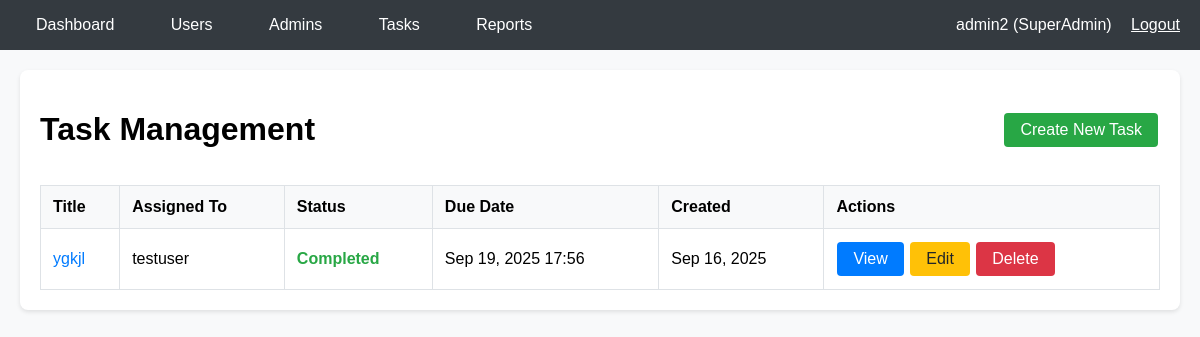
/panel/tasks/ (signed in), run on the app's committed database.
### users/models.py (models this page shows, shortened)
class Users(AbstractUser):
    ROLE_CHOICES = [
        ('user', 'User'),
        ('admin', 'Admin'),
    ]
    email = models.EmailField(unique=True)
    role = models.CharField(max_length=20, choices=ROLE_CHOICES, default='user')
    admin = models.ForeignKey('self', on_delete=models.SET_NULL, null=True, blank=True, related_name='managed_users')

### tasks/models.py (models this page shows, shortened)
class Task(models.Model):
    STATUS_CHOICES = [
        ('pending', 'Pending'),
        ('in_progress', 'In Progress'),
        ('completed', 'Completed'),
    ]
    title = models.CharField(max_length=255)
    description = models.TextField()
    assigned_to = models.ForeignKey(settings.AUTH_USER_MODEL, on_delete=models.CASCADE, related_name='assigned_tasks')
    due_date = models.DateTimeField(null=True, blank=True)
    status = models.CharField(max_length=20, choices=STATUS_CHOICES, default='pending')
    completion_report = models.TextField(blank=True, null=True)
    created_at = models.DateTimeField(auto_now_add=True)
    updated_at = models.DateTimeField(auto_now=True)
    worked_hours = models.DecimalField(max_digits=5, decimal_places=2, default=0)

### tasks/admin_views.py (the view)
# urls.py: path('tasks/', admin_views.manage_tasks, name='tasks_list'),
@login_required
def manage_tasks(request):
    if not (request.user.is_superuser or getattr(request.user, 'role', None) == 'admin'):
        return redirect('login')
    if request.user.is_superuser:
        tasks = Task.objects.all()
    elif getattr(request.user, 'role', None) == 'admin':
        tasks = Task.objects.filter(assigned_to__admin=request.user)
    else:
        tasks = Task.objects.none()
    return render(request, 'admin/tasks_list.html', {'tasks': tasks})

### task_manager/templates/admin/tasks_list.html
{% extends 'base.html' %}
{% block content %}
<div class="card">
    <div style="display: flex; justify-content: space-between; align-items: center;">
        <h1>Task Management</h1>
        <a href="{% url 'create_task' %}" class="btn btn-success">Create New Task</a>
    </div>
    <table>
        <thead>
            <tr>
                <th>Title</th>
                <th>Assigned To</th>
                <th>Status</th>
                <th>Due Date</th>
                <th>Created</th>
                <th>Actions</th>
            </tr>
        </thead>
        <tbody>
            {% for task in tasks %}
            <tr>
                <td>
                    <a href="{% url 'task_detail' task.id %}" style="text-decoration: none; color: #007bff;">
                        {{ task.title }}
                    </a>
                </td>
                <td>{{ task.assigned_to.username }}</td>
                <td>
                    {% if task.status == 'pending' %}
                        <span style="color: #ffc107; font-weight: bold;">{{ task.get_status_display }}</span>
                    {% elif task.status == 'in_progress' %}
                        <span style="color: #007bff; font-weight: bold;">{{ task.get_status_display }}</span>
                    {% elif task.status == 'completed' %}
                        <span style="color: #28a745; font-weight: bold;">{{ task.get_status_display }}</span>
                    {% endif %}
                </td>
                <td>
                    {% if task.due_date %}
                        {{ task.due_date|date:"M d, Y H:i" }}
                    {% else %}
                        <span style="color: #6c757d;">No due date</span>
                    {% endif %}
                </td>
                <td>{{ task.created_at|date:"M d, Y" }}</td>
                <td>
                    <a href="{% url 'task_detail' task.id %}" class="btn btn-info" style="margin: 1px;">View</a>
                    {% if user.is_superuser or user.role == 'admin' %}
                        <a href="{% url 'edit_task' task.id %}" class="btn btn-warning" style="margin: 1px;">Edit</a>
                    {% endif %}
                    {% if user.is_superuser %}
                        <a href="{% url 'delete_task' task.id %}" class="btn btn-danger" style="margin: 1px;" onclick="return confirm('Are you sure you want to delete this task?')">Delete</a>
                    {% endif %}
                </td>
            </tr>
            {% empty %}
            <tr>
                <td colspan="6" style="text-align: center; color: #6c757d;">No tasks found</td>
            </tr>
            {% endfor %}
        </tbody>
    </table>
</div>
{% endblock %}

### task_manager/templates/base.html (shortened to what this page needs)
<!DOCTYPE html>
<html>
<head>
</head>
<body>
    <div class="header">
        <div class="container">
            <div class="nav">
                <div class="nav-links">
                    <a href="{% url 'dashboard' %}">Dashboard</a>
                    {% if user.is_superuser %}
                        <a href="{% url 'users_list' %}">Users</a>
                        <a href="{% url 'admins_list' %}">Admins</a>
                    {% endif %}
                    {% if user.is_superuser or user.role == 'admin' %}
                        <a href="{% url 'tasks_list' %}">Tasks</a>
                        <a href="{% url 'reports_list' %}">Reports</a>
                    {% endif %}
                </div>
                <div>
                    <span>{{ user.username }} ({% if user.is_superuser %}SuperAdmin{% else %}{{ user.get_role_display }}{% endif %})</span>
                    <a href="{% url 'logout' %}" style="color: white; margin-left: 15px;">Logout</a>
                </div>
            </div>
        </div>
    </div>
    <div class="container">
        <div class="content">
            {% block content %}{% endblock %}
        </div>
    </div>
</body>
</html>

### task_manager/templates/base.html (style rules this page uses)
body { font-family: Arial, sans-serif; margin: 0; padding: 0; background: #f8f9fa; }
.header { background: #343a40; color: white; padding: 1rem 0; }
.container { max-width: 1200px; margin: 0 auto; padding: 0 20px; }
.nav { display: flex; justify-content: space-between; align-items: center; }
.nav-links a { color: white; text-decoration: none; margin-right: 20px; padding: 8px 16px; border-radius: 4px; }
.content { padding: 20px 0; }
.card { background: white; padding: 20px; border-radius: 8px; box-shadow: 0 2px 4px rgba(0,0,0,0.1); margin-bottom: 20px; }
table { width: 100%; border-collapse: collapse; margin-top: 15px; }
th, td { border: 1px solid #dee2e6; padding: 12px; text-align: left; }
th { background: #f8f9fa; font-weight: bold; }
.btn { padding: 8px 16px; background: #007bff; color: white; text-decoration: none; border-radius: 4px; display: inline-block; margin: 2px; border: none; cursor: pointer; }
.btn-success { background: #28a745; }
.btn-danger { background: #dc3545; }
.btn-warning { background: #ffc107; color: #212529; }

### data on the page
Users: username "admin2"
Task: title "ygkjl", assigned_to.username "testuser", status "Completed", due_date "Sep 19, 2025 17:56", created_at "Sep 16, 2025"
